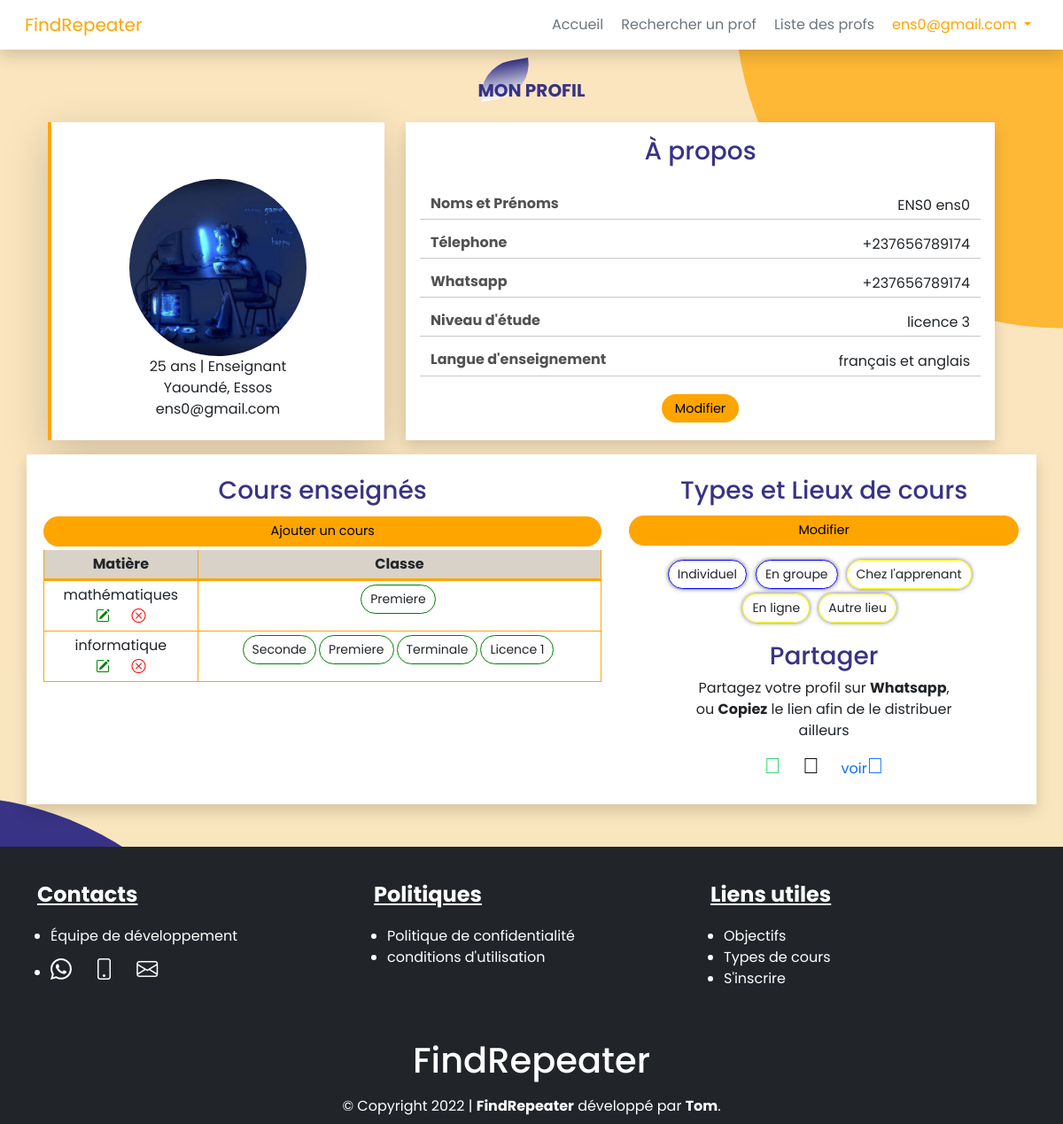
The page /consulter_profil (signed in) on the database its author committed.
### utilisateurs/models.py (models this page shows, shortened)
class Personne(models.Model):
    ville = models.CharField(max_length=200, null=True)
    quartier = models.CharField(max_length=200, null=True)
    LANGUE = [
        ('français','français'),('anglais','anglais'),('français et anglais','français et anglais'),('autre','autre')
    ]
    langue = models.CharField(max_length=200, null=True, choices=LANGUE, default='fançais')
    telephone1 = models.CharField(max_length=200, null=True)
    class Meta:
        abstract = True

class Repetiteur(Personne):
    user = models.OneToOneField(User, on_delete=models.CASCADE, related_name='rep')
    CIVILITE = [
        ('Mr','Mr'),('Mme','Mme')
    ]
    civilite = models.CharField(max_length=200, null=True, choices=CIVILITE, default='Mr')
    age = models.IntegerField(null=True)
    telephone2 = models.CharField(max_length=200, blank=True)
    niveauEtude = models.CharField(max_length=200, null=True)
    profession = models.CharField(max_length=200, null=True)
    photoProfil = models.ImageField(default='default_img.jpg', upload_to='image/photo_profile', null=True, blank=True)

### cours/models.py (models this page shows, shortened)
class Cours(models.Model):
    matiere = models.ForeignKey(Matiere, null=True, on_delete=models.CASCADE)
    classes = MultiSelectField(choices=MY_CLASSES)
    repetiteur = models.ForeignKey(Repetiteur, null=True, on_delete=models.CASCADE)

class Matiere(models.Model):
    intitule = models.CharField(max_length=200, null=True)
    def __str__(self):
        return self.intitule

class Type_Lieu_Cours(models.Model):
    repetiteur = models.ForeignKey(Repetiteur, null=True, on_delete=models.CASCADE)
    types = MultiSelectField(choices=MY_TYPES)
    lieux = MultiSelectField(choices=MY_LIEUX)

### utilisateurs/views.py (the view)
# urls.py: path('consulter_profil', consulter_profil, name="consulter_profil"),
@login_required(login_url='connexion')
def consulter_profil(request):
    coursList = Cours.objects.all()
    tlList = Type_Lieu_Cours.objects.all()
    tlTab = []
    for tl in tlList:
        tlTab.append(tl.repetiteur.user.id)
    context = {'coursList':coursList, 'tlList':tlList, 'tlTab':tlTab}
    return render(request, 'utilisateurs/consulter_profil.html', context)

### templates/utilisateurs/consulter_profil.html (shortened to what this page needs)
{% extends 'base.html' %}
{% load static %}
{% block content %}
<section class="py-5 bg_profile">
    <div class="pt-4 pb-2">
        <div class="py-2 titre">
            <h1 class="text-center">Mon Profil</h1>
        </div>
    </div>
    <div class="container">
        <div class="row">
            <div class="col-md-4 shadow-lg dash mx-4">
                <div class="d-flex flex-column align-items-center dash-content text-center p-3">
                    <img class="rounded-circle mt-5 profile-img" src="{{request.user.rep.photoProfil.url}}">
                    <span>{{request.user.rep.age}} ans | {{request.user.rep.profession}}</span>
                    <span>{{request.user.rep.ville}}, {{request.user.rep.quartier}}</span>
                    <span>{{request.user.email}}</span>
                </div>
            </div>
            <div class="col-md-7">
                <div class="row p-3 bg-white shadow">
                    <div class="col-md-12 info">
                        <h3 class="text-center">À propos</h3><br>
                        <div class="row">
                            <div class="col">
                                <h6><b>Noms et Prénoms</b></h6>
                            </div>
                            <div class="col text-end">
                                <span>{{request.user.last_name}} {{request.user.first_name}}</span>
                            </div>
                            <hr>
                        </div>
                        <div class="row">
                            <div class="col">
                                <h6><b>Télephone</b></h6>
                            </div>
                            <div class="col text-end">
                                <span>{{request.user.rep.telephone1}}</span>
                            </div>
                            <hr>
                        </div>
                        <div class="row">
                            <div class="col">
                                <h6><b>Whatsapp</b></h6>
                            </div>
                            <div class="col text-end">
                                <span>{{request.user.rep.telephone2}}</span>
                            </div>
                            <hr>
                        </div>
                        <div class="row">
                            <div class="col">
                                <h6><b>Niveau d'étude</b></h6>
                            </div>
                            <div class="col text-end">
                                <span>{{request.user.rep.niveauEtude}}</span>
                            </div>
                            <hr>
                        </div>
                        <div class="row">
                            <div class="col">
                                <h6><b>Langue d'enseignement</b></h6>
                            </div>
                            <div class="col text-end">
                                <span>{{request.user.rep.langue}}</span>
                            </div>
                            <hr>
                        </div>
                        <div class="text-center p-2">
                            <a class="btn-connexion" href="{% url 'modifier_profil' request.user.rep.id %}">Modifier</a>
                        </div>
                    </div>
                </div>
            </div>
        </div>
        <div class="row">
            <div class="p-3 mt-3 bg-white shadow cours">
                <div class="row pt-2">
                    <div class="col-md-7">
                        <h3 class="text-center">Cours enseignés</h3>
                        <div id="tab" class="card card-body text-center" style="padding: 5px 3px;">
                            <a class="btn-connexion ajout mb-1" href="{% url 'ajouter_cours' %}">Ajouter un cours</a>
                            <div class="table_cours table-responsive">
                                <table class="table table-hover table-sm">
                                    <tr  style="border-bottom: orange solid 3px; background-color: rgb(216, 210, 200);">
                                        <th>Matière</th>
                                        <th>Classe</th>
                                    </tr>
                                    {% for c in coursList %}
                                        {% if c.repetiteur.user.id == user.id %}
                                            <tr>
                                                <td>
                                                    <span class="classe">{{c.matiere}}</span> <br>
                                                    <a href="{% url 'modifier_cours' c.id %}"><i style="color: green;" class="bi-pencil-square"></i></a> &emsp;
                                                    <a href="{% url 'supprimer_cours' c.id %}"><i style="color: red;" class="bi-x-circle"></i></a>
                                                </td>
                                                <td>
                                                    <div class="les_classes">
                                                    {% for cla in c.classes %}
                                                    <span style="border-radius: 20px; padding: 5px 10px;
                                                    margin-bottom: 5px; margin-right: 3px; border: green solid 1px;"
                                                    class="classe">{{cla}}</span>
                                                    {% endfor %}
                                                    </div>
                                                </td>
                                            </tr>
                                        {% endif %}
                                    {% endfor %}
                                </table>
                            </div>
                        </div>
                    </div>
                    <div class="col-md-5 text-center">
                        <h3>Types et Lieux de cours</h3>
                        <div class="row px-3 pt-1">
                                {% for tl in tlList %}
                                {% if tl.repetiteur.user.id == user.id %}
                                    <a class="btn-connexion text-center" href="{% url 'modifier_types_lieux' tl.id %}">
                                        Modifier
                                    </a>
                                {% endif %}
                                {% endfor %}
                        </div>
                        <div class="row m-3">
                            {% for tl in tlList %}
                            {% if tl.repetiteur.user.id == user.id %}
                                <div class="les_types">
                                {% for typ in tl.types %}
                                    <span class="type">{{typ}}</span>
                                {% endfor %}
                                {% for lie in tl.lieux %}
                                    <span class="lieu">{{lie}}</span>
                                {% endfor %}
                                </div>
                            {% endif %}
                            {% endfor %}
                        </div>
                        <div class="row">
                            <div class="col-md-8 offset-md-2 text-center">
                                <h3>Partager</h3>
                                <p class="mb-0">Partagez votre profil sur <b>Whatsapp</b>, ou <b>Copiez</b> le lien afin de le distribuer ailleurs</p>
                                <div class="partage">
                                    <span class="wha">
                                        <a style="text-decoration: none;" href="https://wa.me/?text=Salut, je suis {{request.user.rep.civilite}} {{request.user.rep.user.last_name}} {{request.user.rep.user.first_name}}, {{request.user.rep.profession}} et également enseignant des cours répétion. Pour plus d'information bien vouloir consulter mon *Profil Enseignant* sur la plateforme findrepeater via le lien suivant : {% url 'voir_profil' request.user.rep.id %}">
                                            <i class="fab fa-whatsapp"></i>
                                        </a>&emsp;
                                    </span>
                                    <span class="tel">
                                        <a style="text-decoration: none;" >
                                            <i class="far fa-clone js-copy" data-target="#tocopy"></i>
                                        </a>
                                    </span>&emsp;
                                    <span>
                                        <a style="text-decoration: none;" href="{% url 'voir_profil' request.user.rep.id %}">voir<i class="fas fa-eye"></i></a>
                                    </span>
                                </div>
                            </div>
                        </div>
                    </div>
                </div>
            </div>
        </div>
    </div>
</section>
{% endblock %}

### templates/base.html (shortened to what this page needs)
{% load static %}
<!DOCTYPE html>
<html lang="en">
    <head>
        <link rel="stylesheet" href="https://use.fontawesome.com/releases/v5.6.3/css/all.css">
        <link rel="stylesheet" type="text/css" href="{% static 'css/bootstrap.min.css' %}">
        <link rel="stylesheet" type="text/css" href="{% static 'css/base.css' %}">
        <link rel="stylesheet" type="text/css" href="{% static 'css/style.css' %}">
        <link rel="stylesheet" type="text/css" href="{% static 'css/bootstrap-icons.css' %}">
        <link rel="stylesheet" href="https://cdn.jsdelivr.net/npm/bootstrap-icons@1.8.1/font/bootstrap-icons.css">
    </head>
    <body class="bg-light">
        {% block header %}
        <nav class="navbar navbar-expand-lg bg-white main-nav fixed-top shadow">
            <div class="container-fluid">
                <a class="navbar-brand logo ms-3" href="{% url 'accueil' %}">FindRepeater</i></a>
                <div class="navbar-collapse collapse me-3" id="mainMenu">
                    <ul id="ulMenu" class="navbar-nav ms-auto">
                        <li class="nav-item">
                            <a class="nav-link active ms-1 text-secondary" aria-current="page" href="{% url 'accueil' %}">Accueil</a>
                        </li>
                        <li class="nav-item">
                            <a class="nav-link ms-1 text-secondary" href="{% url 'recherche_repetiteur' %}">Rechercher un prof</a>
                        </li>
                        {% if user.is_authenticated %}
                        <li class="nav-item">
                          <a class="nav-link ms-1 text-secondary" href="{% url 'liste_repetiteurs' %}">Liste des profs</a>
                        </li>
                        <li class="nav-item dropdown">
                          <a class="nav-link dropdown-toggle ms-1" href="#" id="navbarDropdownMenuLink" role="button" data-bs-toggle="dropdown" aria-expanded="false" style="color: orange;">
                            {{request.user.username}}
                          </a>
                        </li>
                        {% endif %}
                    </ul>
                </div>
            </div>
        </nav>
        {% endblock %}
	    {% block content %}
        {% endblock %}
        {% block footer %}
        <footer id="footer" class="bg-dark">
            <div class="container">
                <div class="row">
                    <div class="col-md-4 col-sm-6" id="contacts">
                        <h4>Contacts</h4>
                        <ul style="padding-left: 15px !important;">
                            <li><a href="">Équipe de développement</a></li>
                            <li class="mt-2">
                                <a style="text-decoration: none;" href="https://wa.me/+237656789174?text=FindRepeater">
                                    <i class="bi-whatsapp"></i>
                                </a>&emsp;
                                <a style="text-decoration: none;" href="tel:+237656789174">
                                    <i class="bi-phone"></i>
                                </a>&emsp;
                                <a style="text-decoration: none;" href="mailto:adrresse_email?subject=FindRepeater">
                                    <i class="bi-envelope"></i>
                                </a>&emsp;
                            </li>
                        </ul>
                    </div>
                    <div class="col-md-4 col-sm-6">
                        <h4>Politiques</h4>
                        <ul style="padding-left: 15px !important;">
                            <li><a href="">Politique de confidentialité</a></li>
                            <li><a href="">conditions d'utilisation</a></li>
                        </ul>
                    </div>
                    <div class="col-md-4 col-sm-6">
                        <h4>Liens utiles</h4>
                        <ul style="padding-left: 15px !important;">
                            <li><a href="/#missions">Objectifs</a></li>
                            <li><a href="/#situation">Types de cours</a></li>
                            <li><a href="/#inscription">S'inscrire</a></li>
                        </ul>
                    </div>
                    <div class="col-md-4 col-sm-6 mx-auto text-center">
                        <h1><a href="/">FindRepeater</a></h1>
                    </div>
                </div>
                <div class="row mt-2">
                    <div class="col-lg-12 text-center mb-2" style="font-size: 1rem;">
                        &copy; Copyright  2022 | <strong><span>FindRepeater</span></strong> développé par <strong><a href="">Tom</a></strong>.
                    </div>
                </div>
            </div>
        </footer>
        {% endblock %}
      </body>
</html>

### rows shown on the page
Cours: matiere "mathématiques", classes "Premiere"
Cours: matiere "informatique", classes "Seconde" "Premiere" "Terminale" "Licence 1"
Type_Lieu_Cours: shows "Modifier", types "Individuel" "En groupe", lieux "Chez l'apprenant" "En ligne" "Autre lieu"

### other values the page prints
{{ request.user.username }} "ens0@gmail.com"
{{ request.user.rep.age }} "25"
{{ request.user.rep.profession }} "Enseignant"
{{ request.user.rep.ville }} "Yaoundé"
{{ request.user.rep.quartier }} "Essos"
{{ request.user.email }} "ens0@gmail.com"
{{ request.user.last_name }} "ENS0"
{{ request.user.first_name }} "ens0"
{{ request.user.rep.telephone1 }} "+237656789174"
{{ request.user.rep.telephone2 }} "+237656789174"
{{ request.user.rep.niveauEtude }} "licence 3"
{{ request.user.rep.langue }} "français et anglais"
